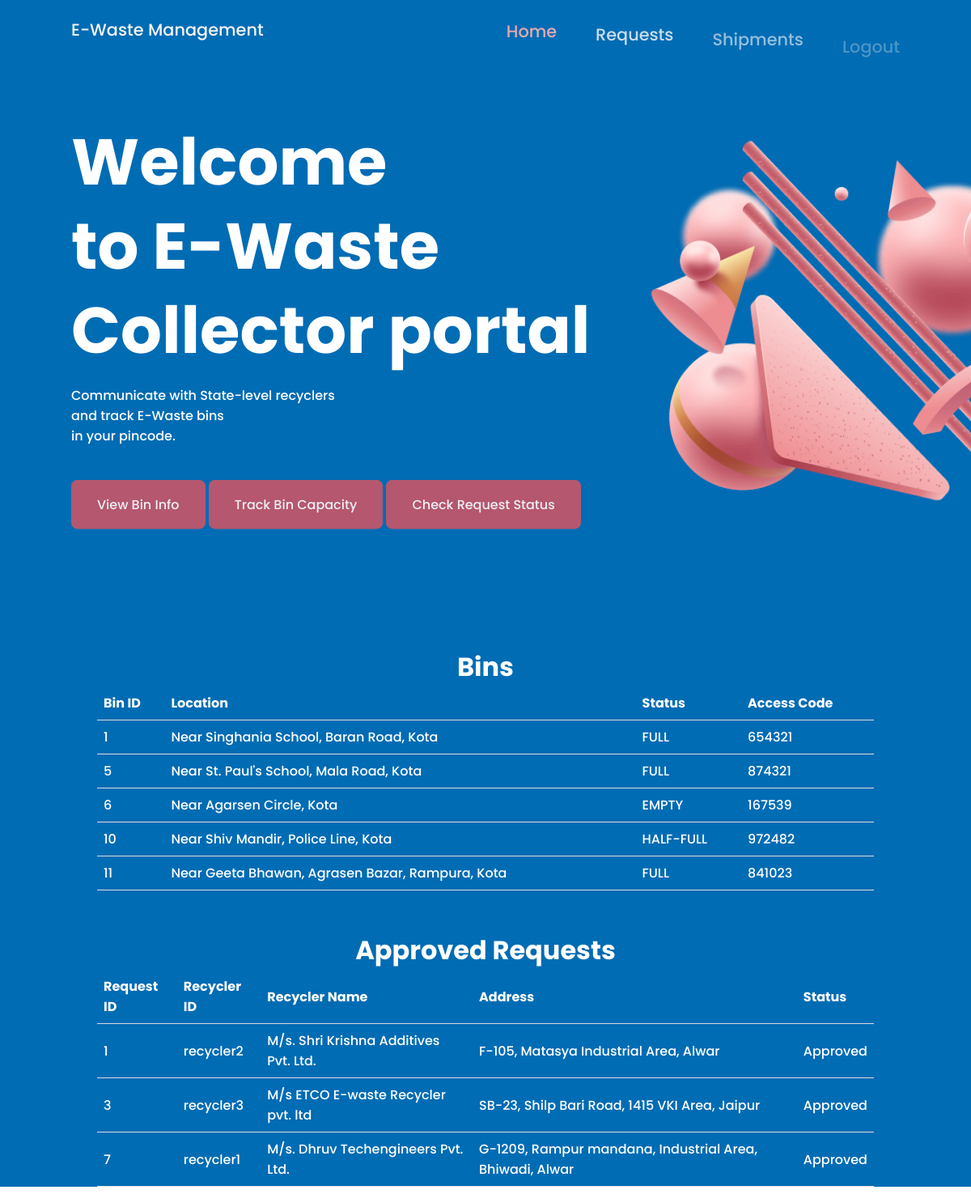
Screenshot of /col_homepage.php (signed in) with the database file from the repository.
### tables this page shows
CREATE TABLE `bin` (
  `bin_id` int(11) NOT NULL,
  `bin_loc` text NOT NULL,
  `bin_pin` bigint(20) NOT NULL,
  `status` text NOT NULL,
  `ind_accesscode` bigint(20) NOT NULL,
  `col_accesscode` bigint(20) NOT NULL,
  `col_id` varchar(20) DEFAULT NULL
);

CREATE TABLE `request` (
  `req_id` int(11) NOT NULL,
  `collector_id` varchar(20) NOT NULL,
  `recycler_id` varchar(20) DEFAULT NULL,
  `description` text NOT NULL,
  `status` tinyint(1) NOT NULL DEFAULT 0
);

CREATE TABLE `recyclers` (
  `username` varchar(20) NOT NULL,
  `password` varchar(20) NOT NULL,
  `rec_name` text NOT NULL,
  `rec_address` text NOT NULL,
  `rec_state` text NOT NULL,
  `rec_mno` bigint(10) NOT NULL
);

### col_homepage.php (the view, shortened to what this page needs)
<?php
	require_once('dbconfig/config.php');
?>
<!DOCTYPE html>
<html lang="en">
    <head>
        <link href='https://cdn.jsdelivr.net/npm/boxicons@2.0.5/css/boxicons.min.css' rel='stylesheet'>
        <link rel="stylesheet" href="css/col_homepagestyle.css">
    </head>
    <body>
        <header class="l-header">
        <nav class="nav bd-grid">
                <div>
                    <a href="#" class="nav__logo">E-Waste Management</a>
                </div>
                <div class="nav__menu" id="nav-menu">
                    <ul class="nav__list">
                        <li class="nav__item"><a href="col_homepage.php" class="nav__link active">Home</a></li>
                        <li class="nav__item"><a href="col_requests.php" class="nav__link">Requests</a></li>
                        <li class="nav__item"><a href="col_shipments.php" class="nav__link">Shipments</a></li>
                        <li class="nav__item"><a href="logout.php" class="nav__link">Logout</a></li>
                    </ul>
                </div>
            </nav>
        </header>
        <main class="l-main">
            <section class="home" id="home">
                <div class="home__container bd-grid">
                    <div class="home__img">
                        <img src="img/img5.png" alt="" data-speed="-2" class="move">
                    </div>
                    <div class="home__data">
                        <h1 class="home__title">Welcome<br> to E-Waste <br> Collector portal</h1>
                        <p class="home__description">Communicate with State-level recyclers <br> and track E-Waste bins<br>in your pincode.</p>
                        <a href="#bin" class="home__button">View Bin Info</a>
                        <a href="https://e-waste-management-portal.eu-gb.mybluemix.net/ui/#!/0?socketid=OAfBIkJjgIXItWUJAAAO" target="_blank" class="home__button">Track Bin Capacity</a>
                        <a href="#request" class="home__button">Check Request Status</a>
                    </div>
                </div>
            </section>
        </main>
        <div id="bin" class="home__data">
        <center><h1>Bins</h1></center>
            <table>
                <tr>
                    <th>Bin ID</th>
                    <th>Location</th>
                    <th>Status</th>
                    <th>Access Code</th>
                </tr>
                <?php
                    $cp=$_SESSION['pin'];
                    $cu=$_SESSION['username'];
                    $query1="Select * from bin A where bin_pin='$cp' and col_id='$cu'";
                    $res1=mysqli_query($con,$query1);
                    while($rows=$res1->fetch_assoc()){
                        ?>
                    <tr>
                    <td>
                        <?php
                            echo $rows['bin_id'];
                        ?>
                    </td>
                    <td>
                        <?php
                            echo $rows['bin_loc'];
                        ?>
                    </td>
                    <td>
                        <?php
                            echo $rows['status'];
                        ?>
                    </td>
                    <td>
                        <?php
                            echo $rows['col_accesscode'];
                        ?>
                    </td>
                    </tr>
                    <?php } ?>
            </table>
        </div>
        <div id="request" class="home__data">
        <br><br><center><h1>Approved Requests</h1></center>
            <table>
                <tr>
                    <th>Request ID</th>
                    <th>Recycler ID</th>
                    <th>Recycler Name</th>
                    <th>Address</th>
                    <th>Status</th>
                </tr>
                <?php
                    $cid=$_SESSION['username'];
                    $query2="Select * from request where collector_id='$cid' and status=1";
                    $res2=mysqli_query($con,$query2);
                    while($rows2=$res2->fetch_assoc()){
                        ?>
                    <tr>
                    <td>
                        <?php
                            echo $rows2['req_id'];
                        ?>
                    </td>
                    <td>
                        <?php
                            echo $rows2['recycler_id'];
                        ?>
                    </td>
                    <td>
                        <?php
                            $x=$rows2['recycler_id'];
                            $query3="select rec_name, rec_address from recyclers where username='$x'";
                            $res3=mysqli_query($con,$query3);
                            $rows3=$res3->fetch_assoc();
                            echo $rows3['rec_name'];
                        ?>
                    </td>
                    <td>
                        <?php
                            echo $rows3['rec_address'];
                        ?>
                    </td>
                    <td>
                        <?php
                            if($rows2['status'])
                            {
                                echo "Approved";
                            }
                        ?>
                    </td>
                    </tr>
                    <?php } ?>
            </table>
        </div>
    </body>
</html>

### css/col_homepagestyle.css (style rules this page uses)
:root { --header-height: 3rem; --first-color: rgb(0, 108, 180); --first-color-dark: #C1576A; --first-color-darken: #A83E51; --white-color: #FCF8F8; --body-font: 'Poppins', sans-serif; --big-font-size: 2.5rem; --normal-font-size: .938rem; --z-fixed: 100; }
@media screen and (min-width: 768px) { :root { --big-font-size: 5rem; --normal-font-size: 1rem; } }
*,::before,::after { box-sizing: border-box; }
body { margin: var(--header-height) 0 0 0; padding: 0; font-family: var(--body-font); font-size: var(--normal-font-size); font-weight: 500; }
h1,p,ul { margin: 0; background-color: var(--first-color); color:white; }
ul { padding: 0; list-style: none; }
a { text-decoration: none; }
img { max-width: 100%; height: auto; }
table { border-collapse: collapse; width: 80%; background-color: rgb(0, 108, 180); color:white; margin-left:auto; margin-right:auto; }
#bin,#request { background-color: rgb(0, 108, 180); }
th, td { padding: 8px; text-align: left; border-bottom: 1px solid #ddd; }
.bd-grid { max-width: 1024px; display: grid; grid-template-columns: 100%; column-gap: 2rem; width: calc(100% - 2rem); margin-left: 1rem; margin-right: 1rem; }
.l-header { width: 100%; position: fixed; top: 0; left: 0; z-index: var(--z-fixed); background-color: var(--first-color); }
.nav { height: var(--header-height); display: flex; justify-content: space-between; align-items: center; }
.nav__item { margin-bottom: 2rem; }
.nav__link.active { color:#f5aeb0; }
.nav__close, .nav__link, .nav__logo, .nav__toggle { color: var(--white-color); }
.nav__logo { font-size: 1.3rem; }
.home { background-color: var(--first-color); overflow: hidden; }
.home__container { height: calc(100vh - var(--header-height)); grid-template-rows: repeat(2, max-content); row-gap: 1.5rem; }
.home__img { position: relative; padding-top: 1.5rem; justify-self: center; width: 302px; height: 233px; }
.home__img img { position: absolute; top: 0; left: 0; }
.home__data { color: var(--white-color); }
.home__title { font-size: var(--big-font-size); line-height: 1.3; margin-bottom: 1rem; }
.home__description { margin-bottom: 2.5rem; }
.home__button { display: inline-block; background-color: var(--first-color-dark); color: var(--white-color); padding: 1.125rem 2rem; border-radius: .5rem; }
@media screen and (min-width: 768px) { body { margin: 0; } }
@media screen and (min-width: 768px) { .nav { height: calc(var(--header-height) + 1.5rem); } }
@media screen and (min-width: 768px) { .nav__list { display: flex; font-size: 1.3rem; } }
@media screen and (min-width: 768px) { .nav__item { margin-left: 3rem; margin-bottom: 0; } }
@media screen and (min-width: 768px) { .home__container { height: 100vh; grid-template-columns: repeat(2, max-content); grid-template-rows: 1fr; row-gap: 0; align-items: center; justify-content: center; } }
@media screen and (min-width: 768px) { .home__img { order: 1; width: 375px; height: 289px; } }
@media screen and (min-width: 768px) { .home__img img { width: 375px; } }
@media screen and (min-width: 1024px) { .bd-grid { margin-left: auto; margin-right: auto; } }
@media screen and (min-width: 1024px) { .home__container { justify-content: initial; column-gap: 4.5rem; } }
@media screen and (min-width: 1024px) { .home__img { width: 604px; height: 466px; } }
@media screen and (min-width: 1024px) { .home__img img { width: 604px; } }

### rows the page displays
bin: bin_id "1", bin_loc "Near Singhania School, Baran Road, Kota", status "FULL", col_accesscode "654321"
bin: bin_id "5", bin_loc "Near St. Paul's School, Mala Road, Kota", status "FULL", col_accesscode "874321"
bin: bin_id "6", bin_loc "Near Agarsen Circle, Kota", status "EMPTY", col_accesscode "167539"
bin: bin_id "10", bin_loc "Near Shiv Mandir, Police Line, Kota", status "HALF-FULL", col_accesscode "972482"
bin: bin_id "11", bin_loc "Near Geeta Bhawan, Agrasen Bazar, Rampura, Kota", status "FULL", col_accesscode "841023"
request: req_id "1", recycler "recycler2", recycler.rec_name "M/s. Shri Krishna Additives Pvt. Ltd.", recycler.rec_address "F-105, Matasya Industrial Area, Alwar", status "Approved"
request: req_id "3", recycler "recycler3", recycler.rec_name "M/s ETCO E-waste Recycler pvt. ltd", recycler.rec_address "SB-23, Shilp Bari Road, 1415 VKI Area, Jaipur", status "Approved"
request: req_id "7", recycler "recycler1", recycler.rec_name "M/s. Dhruv Techengineers Pvt. Ltd.", recycler.rec_address "G-1209, Rampur mandana, Industrial Area, Bhiwadi, Alwar", status "Approved"
